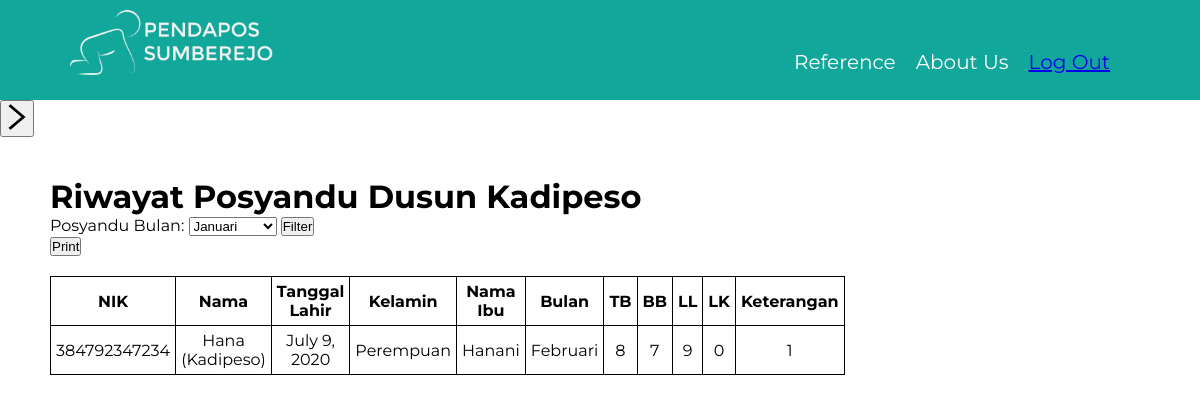
Screenshot of /riwayat/kadipeso (signed in) with the database file from the repository.
### main/models.py (models this page shows, shortened)
class Profil(models.Model):
    nik     = models.IntegerField()
    nama    = models.CharField(max_length=40)
    tgl     = models.DateField()
    kelamin = models.CharField(max_length=10)
    namaibu = models.CharField(max_length=40)
    nikibu  = models.IntegerField()
    dusun  = models.CharField(max_length=30, default='Sumberejo')

class Posyandu(models.Model):
    bulan  = models.CharField(max_length=20, default='Januari')
    nik = models.ForeignKey(Profil, on_delete=models.CASCADE)
    tb  = models.IntegerField()
    bb  = models.IntegerField()
    ll  = models.IntegerField()
    lk  = models.IntegerField()
    ket = models.CharField(max_length=20,)

### main/views.py (the view)
# urls.py: path('riwayat/kadipeso', views.kadipeso, name='kadipeso'),
@login_required
def kadipeso(response):
    profils = Profil.objects.prefetch_related('posyandu_set')
    profils = profils.filter(dusun='Kadipeso')
    if response.method == 'POST':
        forms = BulanForm(response.POST)
        if forms.is_valid():
            bulan = forms.cleaned_data['bulan']
            profils = Profil.objects.prefetch_related(
                Prefetch('posyandu_set', Posyandu.objects.filter(bulan=bulan))
            ).filter(posyandu__bulan=bulan, dusun='Kadipeso')
    else:
        forms = BulanForm()
    context = {
        'profils' : profils,
        'forms' : forms
    }
    return render(response, 'dusunkadipeso.html', context)

### main/forms.py
class BulanForm(forms.Form):
    pilihanbulan = [
    ('Januari', 'Januari'),
    ('Februari', 'Februari'),
    ('Maret', 'Maret'),
    ('April', 'April'),
    ('Mei', 'Mei'),
    ('Juni', 'Juni'),
    ('Juli', 'Juli'),
    ('Agustus', 'Agustus'),
    ('September', 'September'),
    ('Oktober', 'Oktober'),
    ('November', 'November'),
    ('Desember', 'Desember'),
]
    bulan = forms.ChoiceField(
        widget = forms.Select,
        choices = pilihanbulan,
        label = 'Posyandu Bulan'
    )

### main/templates/dusunkadipeso.html (shortened to what this page needs)
{% extends 'base.html' %}
{% load static %}
{% block style %}
    <link rel='stylesheet' type='text/css' href={% static 'all.css' %}>
{% endblock %}
{% block content %}
<div class='container'>
    <div class='intro'>
        <h1>Riwayat Posyandu Dusun Kadipeso</h1>
        <form method='POST' action=''>
            {{ forms }}
            <button type='submit' name='save'>Filter</button>
        </form>
        <button id='print' onclick='print()'>Print</button>
    </div>
    <table>
        <thead>
            <tr>
                <th>NIK</th>
                <th>Nama</th>
                <th>Tanggal Lahir</th>
                <th>Kelamin</th>
                <th>Nama Ibu</th>
                <th>Bulan</th>
                <th>TB</th>
                <th>BB</th>
                <th>LL</th>
                <th>LK</th>
                <th>Keterangan</th>
            </tr>
        </thead>
        <tbody>
            {% for profil in profils %}
            {% for posyandu in profil.posyandu_set.all %}
            <tr>
                <td>{{ profil.nik }}</td>
                <td>{{ profil.nama }}</td>
                <td>{{ profil.tgl }}</td>
                <td>{{ profil.kelamin }}</td>
                <td>{{ profil.namaibu }}</td>
                <td>{{ posyandu.bulan }}</td>
                <td>{{ posyandu.tb }}</td>
                <td>{{ posyandu.bb }}</td>
                <td>{{ posyandu.ll }}</td>
                <td>{{ posyandu.lk }}</td>
                <td>{{ posyandu.ket }}</td>
            </tr>
            {% endfor %}
            {% empty %}
            <tr>
                <td colspan="11">No data available</td>
            </tr>
            {% endfor %}
        </tbody>
    </table>
</div>
{% endblock %}

### main/static/all.css (style rules this page uses)
* { margin: 0; padding: 0; }
.container { padding: 0px 50px 0px 50px; }
table { width: 70%; border-collapse: collapse; font-family: 'Montserrat', sans-serif; }
th, td { border: 1px solid black; padding: 5px; text-align: center; }
.intro { margin-top: 40px; width: 60%; margin-left: 0px; margin-bottom: 20px; font-family: 'Montserrat', sans-serif; }
body { background-image: url('assets/bg.png'); background-repeat: no-repeat; background-size: cover; background-attachment: fixed; }

### rows the page displays
Profil: nik "384792347234", nama "Hana (Kadipeso)", tgl "July 9, 2020", kelamin "Perempuan", namaibu "Hanani"
Posyandu: bulan "Februari", tb "8", bb "7", ll "9", lk "0", ket "1"
